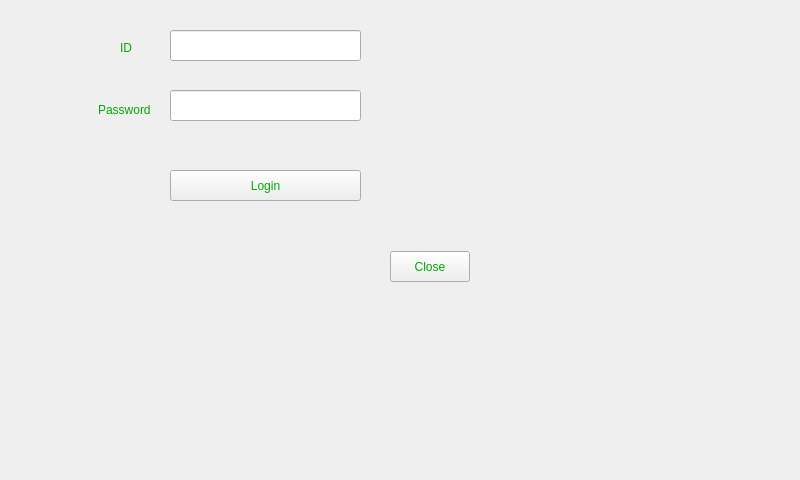
<?xml version="1.0" encoding="UTF-8"?>
<ui version="4.0">
 <class>verify1</class>
 <widget class="QWidget" name="verify1">
  <property name="geometry">
   <rect>
    <x>0</x>
    <y>0</y>
    <width>800</width>
    <height>480</height>
   </rect>
  </property>
  <property name="windowTitle">
   <string>Form</string>
  </property>
  <property name="styleSheet">
   <string notr="true">selection-background-color: rgb(0, 255, 0);
selection-color: rgb(0, 255, 127);</string>
  </property>
  <widget class="QPushButton" name="verify_Button">
   <property name="geometry">
    <rect>
     <x>390</x>
     <y>251</y>
     <width>80</width>
     <height>31</height>
    </rect>
   </property>
   <property name="styleSheet">
    <string notr="true">color: rgb(0, 170, 0);</string>
   </property>
   <property name="text">
    <string>Close</string>
   </property>
  </widget>
  <widget class="QLabel" name="label">
   <property name="geometry">
    <rect>
     <x>120</x>
     <y>40</y>
     <width>31</width>
     <height>16</height>
    </rect>
   </property>
   <property name="styleSheet">
    <string notr="true">color: rgb(0, 170, 0);</string>
   </property>
   <property name="text">
    <string>ID</string>
   </property>
  </widget>
  <widget class="QLabel" name="label_2">
   <property name="geometry">
    <rect>
     <x>98</x>
     <y>100</y>
     <width>61</width>
     <height>20</height>
    </rect>
   </property>
   <property name="styleSheet">
    <string notr="true">color: rgb(0, 170, 0);</string>
   </property>
   <property name="text">
    <string>Password</string>
   </property>
  </widget>
  <widget class="QLineEdit" name="lineEdit">
   <property name="geometry">
    <rect>
     <x>170</x>
     <y>30</y>
     <width>191</width>
     <height>31</height>
    </rect>
   </property>
  </widget>
  <widget class="QLineEdit" name="lineEdit_2">
   <property name="geometry">
    <rect>
     <x>170</x>
     <y>90</y>
     <width>191</width>
     <height>31</height>
    </rect>
   </property>
  </widget>
  <widget class="QPushButton" name="pushButton_2">
   <property name="geometry">
    <rect>
     <x>170</x>
     <y>170</y>
     <width>191</width>
     <height>31</height>
    </rect>
   </property>
   <property name="styleSheet">
    <string notr="true">color: rgb(0, 170, 0);</string>
   </property>
   <property name="text">
    <string>Login</string>
   </property>
  </widget>
 </widget>
 <resources/>
 <connections/>
</ui>
